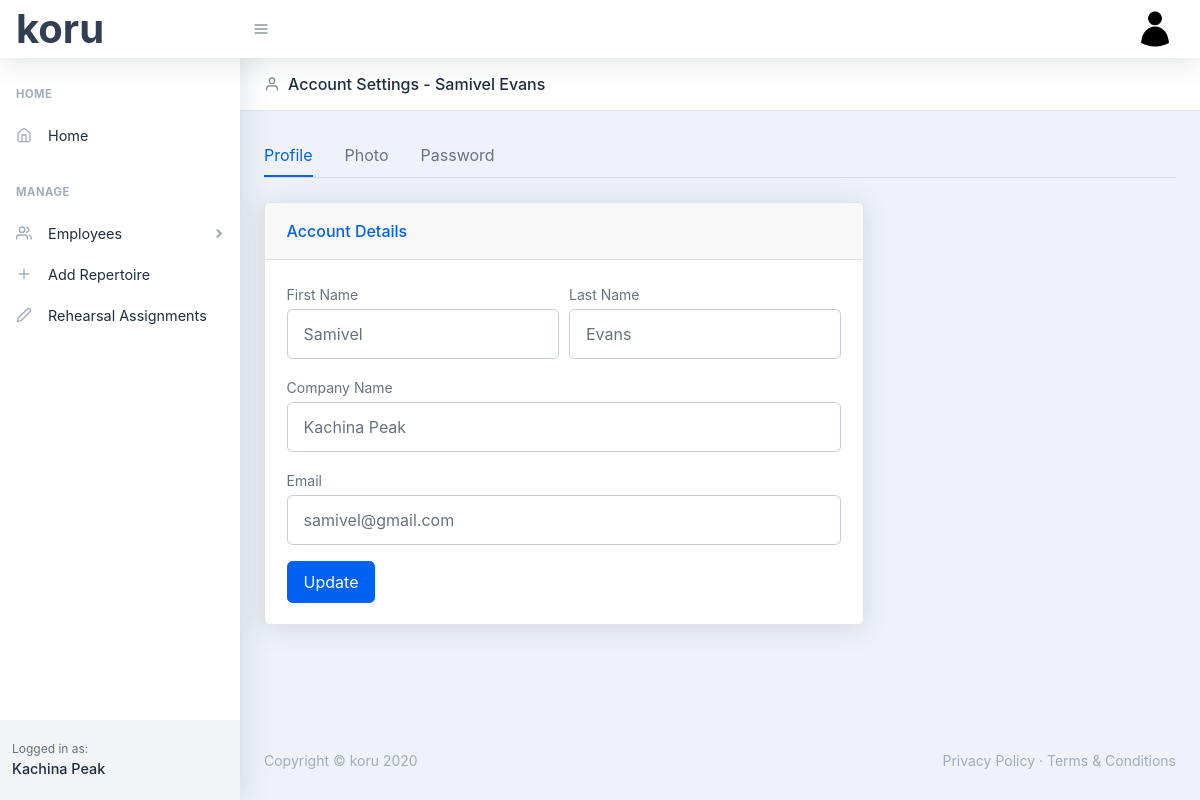
Page /account (signed in) on the committed database.
### koru/models.py (models this page shows, shortened)
class User(db.Model, UserMixin):
    id = db.Column(db.Integer, primary_key=True)
    first_name = db.Column(db.String(30), nullable=False)
    last_name = db.Column(db.String(30), nullable=False)
    company_name = db.Column(db.String(60), nullable=False)
    email = db.Column(db.String(60), unique=True, nullable=False)
    image_file = db.Column(db.String(20), nullable=False, default='default.png')
    password = db.Column(db.String(60), nullable=False)
    dancers = db.relationship('Dancer', backref='company', lazy=True)
    balletmasters= db.relationship('BalletMaster', backref='company', lazy=True)
    accompanists = db.relationship('Accompanist', backref='company', lazy=True)
    repetiteurs = db.relationship('Repetiteur', backref='company', lazy=True)
    repertoire = db.relationship('Repertoire', backref='company', lazy=True)

### koru/users/routes.py (the view)
@users.route('/account', methods=['GET', 'POST'])
@login_required
def account():
    form = UpdateAccountForm()
    if form.validate_on_submit():
        current_user.first_name = form.first_name.data
        current_user.last_name = form.last_name.data
        current_user.company_name = form.company_name.data
        current_user.email = form.email.data.lower()
        db.session.commit()
        flash('Account Updated', 'success')
        return redirect(url_for('users.account'))
    elif request.method == 'GET':
        form.first_name.data = current_user.first_name
        form.last_name.data = current_user.last_name
        form.company_name.data = current_user.company_name
        form.email.data = current_user.email
    return render_template('account.html', form=form, title='Account')

### koru/users/forms.py (shortened to what this page needs)
class UpdateAccountForm(FlaskForm):
    first_name = StringField('First Name', validators=[DataRequired()])
    last_name = StringField('Last Name', validators=[DataRequired()])
    company_name = StringField('Company Name', validators=[DataRequired()])
    email = StringField('Email', validators=[DataRequired(), Email()])
    submit = SubmitField('Update')

### koru/models.py (called while the page is built)
@login_manager.user_loader
def load_user(user_id):
    return User.query.get(int(user_id))

### koru/templates/account.html (shortened to what this page needs)
{% extends "layout.html" %}
{% block header %}
<header class="page-header page-header-compact page-header-light border-bottom bg-white mb-4">
    <div class="container-fluid">
        <div class="page-header-content">
            <div class="row align-items-center justify-content-between pt-3">
                <div class="col-auto mb-3">
                    <h1 class="page-header-title">
                        <div class="page-header-icon"><i data-feather="user"></i></div>
                        Account Settings - {{ current_user.first_name }} {{ current_user.last_name }}
                    </h1>
                </div>
            </div>
        </div>
    </div>
</header>
{% endblock %}
{% block main %}
<div class="container mt-4">
    <nav class="nav nav-borders">
        <a class="nav-link active ml-0" href="{{ url_for('users.account') }}">Profile</a>
        <a class="nav-link" href="{{ url_for('users.account_photo') }}">Photo</a>
        <a class="nav-link" href="">Password</a>
    </nav>
    <hr class="mt-0 mb-4" />
    <div class="row">
        <div class="col-xl-8">
            <div class="card mb-4">
                <div class="card-header">Account Details</div>
                <div class="card-body">
                    <form method="POST" action="">
                        <div class="form-row">
                            <div class="col-md-6">
                                <div class="form-group">
                                    {{ form.first_name.label(class="small mb-1") }}
                                    {% if form.first_name.errors %}
                                        {{ form.first_name(class="form-control py-4 is-invalid", placeholder="First Name") }}
                                        <div class="invalid-feedback">
                                            {% for error in form.first_name.errors %}
                                                <span>{{ error }}</span>
                                            {% endfor %}
                                        </div>
                                    {% else %}
                                        {{ form.first_name(class="form-control py-4", placeholder="First Name") }}
                                    {% endif %}
                                </div>
                            </div>
                            <div class="col-md-6">
                                <div class="form-group">
                                    {{ form.last_name.label(class="small mb-1") }}
                                    {% if form.last_name.errors %}
                                        {{ form.last_name(class="form-control py-4 is-invalid", placeholder="Last Name") }}
                                        <div class="invalid-feedback">
                                            {% for error in form.last_name.errors %}
                                                <span>{{ error }}</span>
                                            {% endfor %}
                                        </div>
                                    {% else %}
                                        {{ form.last_name(class="form-control py-4", placeholder="Last Name") }}
                                    {% endif %}
                                </div>
                            </div>
                        </div>
                        <div class="form-group">
                            {{ form.company_name.label(class="small mb-1") }}
                            {% if form.company_name.errors %}
                                {{ form.company_name(class="form-control py-4 is-invalid", placeholder="Company Name") }}
                                <div class="invalid-feedback">
                                    {% for error in form.company_name.errors %}
                                        <span>{{ error }}</span>
                                    {% endfor %}
                                </div>
                            {% else %}
                                {{ form.company_name(class="form-control py-4", placeholder="Company Name") }}
                            {% endif %}
                        </div>
                        <div class="form-group">
                            {{ form.email.label(class="small mb-1") }}
                            {% if form.email.errors %}
                                {{ form.email(class="form-control py-4 is-invalid", placeholder="Email Address") }}
                                <div class="invalid-feedback">
                                    {% for error in form.email.errors %}
                                        <span>{{ error }}</span>
                                    {% endfor %}
                                </div>
                            {% else %}
                                {{ form.email(class="form-control py-4", placeholder="Email Address") }}
                            {% endif %}
                        </div>
                        {{ form.submit(class="btn btn-primary") }}
                    </form>
                </div>
            </div>
        </div>
    </div>
</div>
{% endblock %}

### koru/templates/layout.html (shortened to what this page needs)
<!DOCTYPE html>
<html lang="en">
    <head>
        <link href="../static/css/styles.css" rel="stylesheet" />
        <link href="https://cdn.datatables.net/1.10.21/css/jquery.dataTables.min.css" type="text/css" rel="stylesheet" />
    </head>
    <body class="nav-fixed">
        <nav class="topnav navbar navbar-expand shadow navbar-light bg-white" id="sidenavAccordion">
            <a class="navbar-brand" style="font-size: 40px;" href="{{ url_for('main.index') }}">koru</a>
            <button class="btn btn-icon btn-transparent-dark order-1 order-lg-0 mr-lg-2" id="sidebarToggle" href="#"><i data-feather="menu"></i></button>
            <ul class="navbar-nav align-items-center ml-auto">
                {% if current_user.is_authenticated %}
                <li class="nav-item dropdown no-caret mr-2 dropdown-user">
                    <a class="btn btn-icon btn-transparent-dark dropdown-toggle" id="navbarDropdownUserImage" href="javascript:void(0);" role="button" data-toggle="dropdown" aria-haspopup="true" aria-expanded="false"><img class="img-fluid" src="../static/images/profile_pics/{{ current_user.image_file }}" /></a>
                </li>
                {% else %}
                <a class="nav-link" href="{{ url_for('users.register') }}">Register</a>
                <a class="nav-link" href="{{ url_for('users.login') }}">Login</a>
                {% endif %}
            </ul>
        </nav>
        <div id="layoutSidenav">
            <div id="layoutSidenav_nav">
                <nav class="sidenav shadow-right sidenav-light">
                    <div class="sidenav-menu">
                        <div class="nav accordion" id="accordionSidenav">
                            <div class="sidenav-menu-heading">Home</div>
                            <a class="nav-link" href="{{ url_for('main.index') }}">
                                <div class="nav-link-icon"><i data-feather="home"></i></div>
                                Home
                            </a>
                            <div class="sidenav-menu-heading">Manage</div>
                            <a class="nav-link collapsed" href="javascript:void(0);" data-toggle="collapse" data-target="#collapseDashboards" aria-expanded="false" aria-controls="collapseDashboards">
                                <div class="nav-link-icon"><i data-feather="users"></i></div>
                                Employees
                                <div class="sidenav-collapse-arrow"><i class="fas fa-angle-down"></i></div>
                            </a>
                            <a class="nav-link" href="{{ url_for('repertoire.add_repertoire') }}">
                                <div class="nav-link-icon"><i data-feather="plus"></i></div>
                                Add Repertoire
                            </a>
                            <a class="nav-link" href="{{ url_for('repertoire.rehearsal_assignments') }}">
                                <div class="nav-link-icon"><i data-feather="edit-2"></i></div>
                                Rehearsal Assignments
                            </a>
                        </div>
                    </div>
                    <div class="sidenav-footer">
                        <div class="sidenav-footer-content">
                            <div class="sidenav-footer-subtitle">Logged in as:</div>
                            <div class="sidenav-footer-title">{{ current_user.company_name }}</div>
                        </div>
                    </div>
                </nav>
            </div>
            <div id="layoutSidenav_content">
                <main>
                    {% block header %} {% endblock %}
                        {% block main %} {% endblock %}
                </main>
                <footer class="footer mt-auto footer-light">
                    <div class="container-fluid">
                        <div class="row">
                            <div class="col-md-6 small">Copyright &copy; koru 2020</div>
                            <div class="col-md-6 text-md-right small">
                                <a href="#!">Privacy Policy</a>
                                &middot;
                                <a href="#!">Terms &amp; Conditions</a>
                            </div>
                        </div>
                    </div>
                </footer>
            </div>
        </div>
    </body>
</html>

### rows in the picture
User: image_file (placeholder picture), company_name "Kachina Peak", first_name "Samivel", last_name "Evans", email "samivel@gmail.com"
